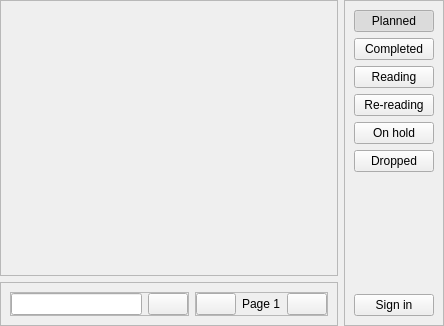
<?xml version="1.0" encoding="UTF-8"?>
<ui version="4.0">
 <class>Form</class>
 <widget class="QWidget" name="Form">
  <property name="geometry">
   <rect>
    <x>0</x>
    <y>0</y>
    <width>444</width>
    <height>326</height>
   </rect>
  </property>
  <property name="locale">
   <locale language="English" country="UnitedStates"/>
  </property>
  <layout class="QHBoxLayout" name="horizontalLayout_4">
   <property name="leftMargin">
    <number>0</number>
   </property>
   <property name="topMargin">
    <number>0</number>
   </property>
   <property name="rightMargin">
    <number>0</number>
   </property>
   <property name="bottomMargin">
    <number>0</number>
   </property>
   <item>
    <layout class="QVBoxLayout" name="search">
     <item>
      <widget class="QFrame" name="items_frame">
       <property name="sizePolicy">
        <sizepolicy hsizetype="Expanding" vsizetype="Expanding">
         <horstretch>0</horstretch>
         <verstretch>0</verstretch>
        </sizepolicy>
       </property>
       <property name="frameShape">
        <enum>QFrame::StyledPanel</enum>
       </property>
       <property name="frameShadow">
        <enum>QFrame::Raised</enum>
       </property>
       <layout class="QVBoxLayout" name="items_layout"/>
      </widget>
     </item>
     <item>
      <widget class="QFrame" name="search_frame">
       <property name="frameShape">
        <enum>QFrame::StyledPanel</enum>
       </property>
       <property name="frameShadow">
        <enum>QFrame::Raised</enum>
       </property>
       <layout class="QHBoxLayout" name="horizontalLayout_3">
        <item>
         <widget class="QFrame" name="text_frame">
          <property name="frameShape">
           <enum>QFrame::StyledPanel</enum>
          </property>
          <property name="frameShadow">
           <enum>QFrame::Raised</enum>
          </property>
          <layout class="QHBoxLayout" name="horizontalLayout_2">
           <property name="leftMargin">
            <number>0</number>
           </property>
           <property name="topMargin">
            <number>0</number>
           </property>
           <property name="rightMargin">
            <number>0</number>
           </property>
           <property name="bottomMargin">
            <number>0</number>
           </property>
           <item>
            <widget class="QLineEdit" name="title_line"/>
           </item>
           <item>
            <widget class="QPushButton" name="search_btn">
             <property name="cursor">
              <cursorShape>PointingHandCursor</cursorShape>
             </property>
             <property name="text">
              <string/>
             </property>
            </widget>
           </item>
          </layout>
         </widget>
        </item>
        <item>
         <widget class="QFrame" name="page_frame">
          <property name="frameShape">
           <enum>QFrame::StyledPanel</enum>
          </property>
          <property name="frameShadow">
           <enum>QFrame::Raised</enum>
          </property>
          <layout class="QHBoxLayout" name="horizontalLayout">
           <property name="leftMargin">
            <number>0</number>
           </property>
           <property name="topMargin">
            <number>0</number>
           </property>
           <property name="rightMargin">
            <number>0</number>
           </property>
           <property name="bottomMargin">
            <number>0</number>
           </property>
           <item>
            <widget class="QPushButton" name="prev_btn">
             <property name="cursor">
              <cursorShape>PointingHandCursor</cursorShape>
             </property>
             <property name="text">
              <string/>
             </property>
            </widget>
           </item>
           <item>
            <widget class="QLabel" name="page_label">
             <property name="text">
              <string>Page 1</string>
             </property>
            </widget>
           </item>
           <item>
            <widget class="QPushButton" name="next_btn">
             <property name="cursor">
              <cursorShape>PointingHandCursor</cursorShape>
             </property>
             <property name="text">
              <string/>
             </property>
            </widget>
           </item>
          </layout>
         </widget>
        </item>
       </layout>
      </widget>
     </item>
    </layout>
   </item>
   <item>
    <widget class="QFrame" name="lists_frame">
     <property name="frameShape">
      <enum>QFrame::StyledPanel</enum>
     </property>
     <property name="frameShadow">
      <enum>QFrame::Raised</enum>
     </property>
     <layout class="QVBoxLayout" name="verticalLayout_2">
      <item>
       <widget class="QPushButton" name="planned_btn">
        <property name="cursor">
         <cursorShape>PointingHandCursor</cursorShape>
        </property>
        <property name="text">
         <string>Planned</string>
        </property>
        <property name="checkable">
         <bool>true</bool>
        </property>
        <property name="checked">
         <bool>true</bool>
        </property>
        <property name="autoExclusive">
         <bool>true</bool>
        </property>
       </widget>
      </item>
      <item>
       <widget class="QPushButton" name="completed_btn">
        <property name="cursor">
         <cursorShape>PointingHandCursor</cursorShape>
        </property>
        <property name="text">
         <string>Completed</string>
        </property>
        <property name="checkable">
         <bool>true</bool>
        </property>
        <property name="autoRepeat">
         <bool>false</bool>
        </property>
        <property name="autoExclusive">
         <bool>true</bool>
        </property>
       </widget>
      </item>
      <item>
       <widget class="QPushButton" name="reading_btn">
        <property name="cursor">
         <cursorShape>PointingHandCursor</cursorShape>
        </property>
        <property name="text">
         <string>Reading</string>
        </property>
        <property name="checkable">
         <bool>true</bool>
        </property>
        <property name="autoRepeat">
         <bool>false</bool>
        </property>
        <property name="autoExclusive">
         <bool>true</bool>
        </property>
       </widget>
      </item>
      <item>
       <widget class="QPushButton" name="re_reading_btn">
        <property name="cursor">
         <cursorShape>PointingHandCursor</cursorShape>
        </property>
        <property name="text">
         <string>Re-reading</string>
        </property>
        <property name="checkable">
         <bool>true</bool>
        </property>
        <property name="autoExclusive">
         <bool>true</bool>
        </property>
       </widget>
      </item>
      <item>
       <widget class="QPushButton" name="on_hold_btn">
        <property name="cursor">
         <cursorShape>PointingHandCursor</cursorShape>
        </property>
        <property name="text">
         <string>On hold</string>
        </property>
        <property name="checkable">
         <bool>true</bool>
        </property>
        <property name="autoExclusive">
         <bool>true</bool>
        </property>
       </widget>
      </item>
      <item>
       <widget class="QPushButton" name="dropped_btn">
        <property name="cursor">
         <cursorShape>PointingHandCursor</cursorShape>
        </property>
        <property name="text">
         <string>Dropped</string>
        </property>
        <property name="checkable">
         <bool>true</bool>
        </property>
        <property name="autoExclusive">
         <bool>true</bool>
        </property>
       </widget>
      </item>
      <item>
       <spacer name="verticalSpacer">
        <property name="orientation">
         <enum>Qt::Vertical</enum>
        </property>
        <property name="sizeHint" stdset="0">
         <size>
          <width>20</width>
          <height>40</height>
         </size>
        </property>
       </spacer>
      </item>
      <item>
       <widget class="QPushButton" name="auth_btn">
        <property name="cursor">
         <cursorShape>PointingHandCursor</cursorShape>
        </property>
        <property name="text">
         <string>Sign in</string>
        </property>
       </widget>
      </item>
     </layout>
    </widget>
   </item>
  </layout>
 </widget>
 <resources/>
 <connections/>
</ui>
